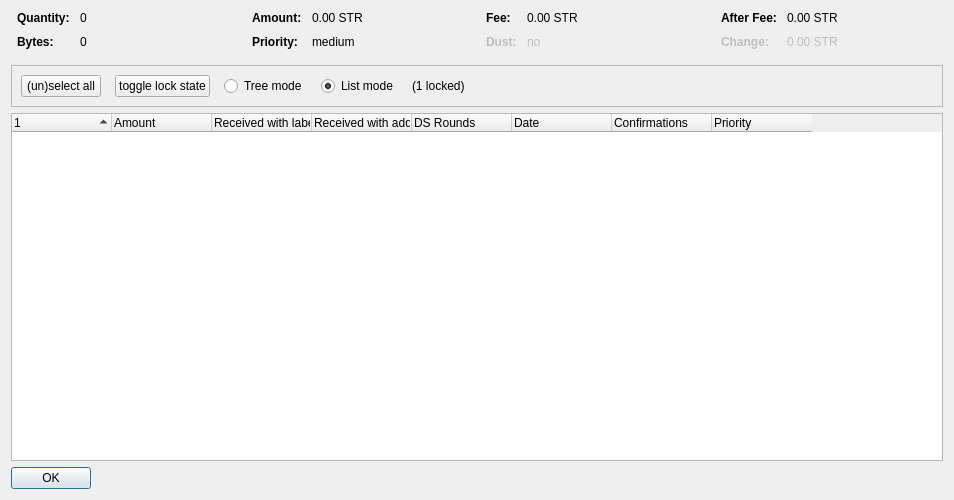
<?xml version="1.0" encoding="UTF-8"?>
<ui version="4.0">
 <class>CoinControlDialog</class>
 <widget class="QDialog" name="CoinControlDialog">
  <property name="geometry">
   <rect>
    <x>0</x>
    <y>0</y>
    <width>954</width>
    <height>500</height>
   </rect>
  </property>
  <property name="windowTitle">
   <string>Coin Selection</string>
  </property>
  <layout class="QVBoxLayout" name="verticalLayout">
   <item>
    <layout class="QHBoxLayout" name="horizontalLayoutTop" stretch="0,0,0,0">
     <property name="topMargin">
      <number>0</number>
     </property>
     <property name="bottomMargin">
      <number>10</number>
     </property>
     <item>
      <layout class="QFormLayout" name="formLayoutCoinControl1">
       <property name="horizontalSpacing">
        <number>10</number>
       </property>
       <property name="verticalSpacing">
        <number>10</number>
       </property>
       <property name="leftMargin">
        <number>6</number>
       </property>
       <property name="rightMargin">
        <number>6</number>
       </property>
       <item row="0" column="0">
        <widget class="QLabel" name="labelCoinControlQuantityText">
         <property name="font">
          <font>
           <weight>75</weight>
           <bold>true</bold>
          </font>
         </property>
         <property name="text">
          <string>Quantity:</string>
         </property>
        </widget>
       </item>
       <item row="0" column="1">
        <widget class="QLabel" name="labelCoinControlQuantity">
         <property name="cursor">
          <cursorShape>IBeamCursor</cursorShape>
         </property>
         <property name="contextMenuPolicy">
          <enum>Qt::ActionsContextMenu</enum>
         </property>
         <property name="text">
          <string notr="true">0</string>
         </property>
         <property name="textInteractionFlags">
          <set>Qt::LinksAccessibleByMouse|Qt::TextSelectableByKeyboard|Qt::TextSelectableByMouse</set>
         </property>
        </widget>
       </item>
       <item row="1" column="0">
        <widget class="QLabel" name="labelCoinControlBytesText">
         <property name="font">
          <font>
           <weight>75</weight>
           <bold>true</bold>
          </font>
         </property>
         <property name="text">
          <string>Bytes:</string>
         </property>
        </widget>
       </item>
       <item row="1" column="1">
        <widget class="QLabel" name="labelCoinControlBytes">
         <property name="cursor">
          <cursorShape>IBeamCursor</cursorShape>
         </property>
         <property name="contextMenuPolicy">
          <enum>Qt::ActionsContextMenu</enum>
         </property>
         <property name="text">
          <string notr="true">0</string>
         </property>
         <property name="textInteractionFlags">
          <set>Qt::LinksAccessibleByMouse|Qt::TextSelectableByKeyboard|Qt::TextSelectableByMouse</set>
         </property>
        </widget>
       </item>
      </layout>
     </item>
     <item>
      <layout class="QFormLayout" name="formLayoutCoinControl2">
       <property name="horizontalSpacing">
        <number>10</number>
       </property>
       <property name="verticalSpacing">
        <number>10</number>
       </property>
       <property name="leftMargin">
        <number>6</number>
       </property>
       <property name="rightMargin">
        <number>6</number>
       </property>
       <item row="0" column="0">
        <widget class="QLabel" name="labelCoinControlAmountText">
         <property name="font">
          <font>
           <weight>75</weight>
           <bold>true</bold>
          </font>
         </property>
         <property name="text">
          <string>Amount:</string>
         </property>
        </widget>
       </item>
       <item row="0" column="1">
        <widget class="QLabel" name="labelCoinControlAmount">
         <property name="cursor">
          <cursorShape>IBeamCursor</cursorShape>
         </property>
         <property name="contextMenuPolicy">
          <enum>Qt::ActionsContextMenu</enum>
         </property>
         <property name="text">
          <string notr="true">0.00 STR</string>
         </property>
         <property name="textInteractionFlags">
          <set>Qt::LinksAccessibleByMouse|Qt::TextSelectableByKeyboard|Qt::TextSelectableByMouse</set>
         </property>
        </widget>
       </item>
       <item row="1" column="0">
        <widget class="QLabel" name="labelCoinControlPriorityText">
         <property name="font">
          <font>
           <weight>75</weight>
           <bold>true</bold>
          </font>
         </property>
         <property name="text">
          <string>Priority:</string>
         </property>
        </widget>
       </item>
       <item row="1" column="1">
        <widget class="QLabel" name="labelCoinControlPriority">
         <property name="cursor">
          <cursorShape>IBeamCursor</cursorShape>
         </property>
         <property name="contextMenuPolicy">
          <enum>Qt::ActionsContextMenu</enum>
         </property>
         <property name="text">
          <string>medium</string>
         </property>
         <property name="textInteractionFlags">
          <set>Qt::LinksAccessibleByMouse|Qt::TextSelectableByKeyboard|Qt::TextSelectableByMouse</set>
         </property>
        </widget>
       </item>
      </layout>
     </item>
     <item>
      <layout class="QFormLayout" name="formLayoutCoinControl3">
       <property name="horizontalSpacing">
        <number>10</number>
       </property>
       <property name="verticalSpacing">
        <number>10</number>
       </property>
       <property name="leftMargin">
        <number>6</number>
       </property>
       <property name="rightMargin">
        <number>6</number>
       </property>
       <item row="0" column="0">
        <widget class="QLabel" name="labelCoinControlFeeText">
         <property name="font">
          <font>
           <weight>75</weight>
           <bold>true</bold>
          </font>
         </property>
         <property name="text">
          <string>Fee:</string>
         </property>
        </widget>
       </item>
       <item row="0" column="1">
        <widget class="QLabel" name="labelCoinControlFee">
         <property name="cursor">
          <cursorShape>IBeamCursor</cursorShape>
         </property>
         <property name="contextMenuPolicy">
          <enum>Qt::ActionsContextMenu</enum>
         </property>
         <property name="text">
          <string notr="true">0.00 STR</string>
         </property>
         <property name="textInteractionFlags">
          <set>Qt::LinksAccessibleByMouse|Qt::TextSelectableByKeyboard|Qt::TextSelectableByMouse</set>
         </property>
        </widget>
       </item>
       <item row="1" column="0">
        <widget class="QLabel" name="labelCoinControlLowOutputText">
         <property name="enabled">
          <bool>false</bool>
         </property>
         <property name="font">
          <font>
           <weight>75</weight>
           <bold>true</bold>
          </font>
         </property>
         <property name="text">
          <string>Dust:</string>
         </property>
        </widget>
       </item>
       <item row="1" column="1">
        <widget class="QLabel" name="labelCoinControlLowOutput">
         <property name="enabled">
          <bool>false</bool>
         </property>
         <property name="cursor">
          <cursorShape>IBeamCursor</cursorShape>
         </property>
         <property name="contextMenuPolicy">
          <enum>Qt::ActionsContextMenu</enum>
         </property>
         <property name="text">
          <string>no</string>
         </property>
         <property name="textInteractionFlags">
          <set>Qt::LinksAccessibleByMouse|Qt::TextSelectableByKeyboard|Qt::TextSelectableByMouse</set>
         </property>
        </widget>
       </item>
      </layout>
     </item>
     <item>
      <layout class="QFormLayout" name="formLayoutCoinControl4">
       <property name="horizontalSpacing">
        <number>10</number>
       </property>
       <property name="verticalSpacing">
        <number>10</number>
       </property>
       <property name="leftMargin">
        <number>6</number>
       </property>
       <property name="rightMargin">
        <number>6</number>
       </property>
       <item row="0" column="0">
        <widget class="QLabel" name="labelCoinControlAfterFeeText">
         <property name="font">
          <font>
           <weight>75</weight>
           <bold>true</bold>
          </font>
         </property>
         <property name="text">
          <string>After Fee:</string>
         </property>
        </widget>
       </item>
       <item row="0" column="1">
        <widget class="QLabel" name="labelCoinControlAfterFee">
         <property name="cursor">
          <cursorShape>IBeamCursor</cursorShape>
         </property>
         <property name="contextMenuPolicy">
          <enum>Qt::ActionsContextMenu</enum>
         </property>
         <property name="text">
          <string notr="true">0.00 STR</string>
         </property>
         <property name="textInteractionFlags">
          <set>Qt::LinksAccessibleByMouse|Qt::TextSelectableByKeyboard|Qt::TextSelectableByMouse</set>
         </property>
        </widget>
       </item>
       <item row="1" column="0">
        <widget class="QLabel" name="labelCoinControlChangeText">
         <property name="enabled">
          <bool>false</bool>
         </property>
         <property name="font">
          <font>
           <weight>75</weight>
           <bold>true</bold>
          </font>
         </property>
         <property name="text">
          <string>Change:</string>
         </property>
        </widget>
       </item>
       <item row="1" column="1">
        <widget class="QLabel" name="labelCoinControlChange">
         <property name="enabled">
          <bool>false</bool>
         </property>
         <property name="cursor">
          <cursorShape>IBeamCursor</cursorShape>
         </property>
         <property name="contextMenuPolicy">
          <enum>Qt::ActionsContextMenu</enum>
         </property>
         <property name="text">
          <string notr="true">0.00 STR</string>
         </property>
         <property name="textInteractionFlags">
          <set>Qt::LinksAccessibleByMouse|Qt::TextSelectableByKeyboard|Qt::TextSelectableByMouse</set>
         </property>
        </widget>
       </item>
      </layout>
     </item>
    </layout>
   </item>
   <item>
    <widget class="QFrame" name="frame">
     <property name="minimumSize">
      <size>
       <width>0</width>
       <height>40</height>
      </size>
     </property>
     <property name="frameShape">
      <enum>QFrame::StyledPanel</enum>
     </property>
     <property name="frameShadow">
      <enum>QFrame::Sunken</enum>
     </property>
     <layout class="QHBoxLayout" name="horizontalLayout">
      <item>
       <layout class="QHBoxLayout" name="horizontalLayoutPanel" stretch="0,0,0,0,0,0">
        <property name="spacing">
         <number>14</number>
        </property>
        <item>
         <widget class="QPushButton" name="pushButtonSelectAll">
          <property name="sizePolicy">
           <sizepolicy hsizetype="Maximum" vsizetype="Fixed">
            <horstretch>0</horstretch>
            <verstretch>0</verstretch>
           </sizepolicy>
          </property>
          <property name="text">
           <string>(un)select all</string>
          </property>
          <property name="autoDefault">
           <bool>false</bool>
          </property>
         </widget>
        </item>
        <item>
         <widget class="QPushButton" name="pushButtonToggleLock">
          <property name="sizePolicy">
           <sizepolicy hsizetype="Maximum" vsizetype="Fixed">
            <horstretch>0</horstretch>
            <verstretch>0</verstretch>
           </sizepolicy>
          </property>
          <property name="text">
           <string>toggle lock state</string>
          </property>
          <property name="autoDefault">
           <bool>false</bool>
          </property>
         </widget>
        </item>
        <item>
         <widget class="QRadioButton" name="radioTreeMode">
          <property name="sizePolicy">
           <sizepolicy hsizetype="Maximum" vsizetype="Fixed">
            <horstretch>0</horstretch>
            <verstretch>0</verstretch>
           </sizepolicy>
          </property>
          <property name="text">
           <string>Tree mode</string>
          </property>
         </widget>
        </item>
        <item>
         <widget class="QRadioButton" name="radioListMode">
          <property name="sizePolicy">
           <sizepolicy hsizetype="Maximum" vsizetype="Fixed">
            <horstretch>0</horstretch>
            <verstretch>0</verstretch>
           </sizepolicy>
          </property>
          <property name="text">
           <string>List mode</string>
          </property>
          <property name="checked">
           <bool>true</bool>
          </property>
         </widget>
        </item>
        <item>
         <widget class="QLabel" name="labelLocked">
          <property name="text">
           <string>(1 locked)</string>
          </property>
         </widget>
        </item>
        <item>
         <spacer name="horizontalSpacer">
          <property name="orientation">
           <enum>Qt::Horizontal</enum>
          </property>
          <property name="sizeHint" stdset="0">
           <size>
            <width>40</width>
            <height>20</height>
           </size>
          </property>
         </spacer>
        </item>
       </layout>
      </item>
     </layout>
    </widget>
   </item>
   <item>
    <widget class="CoinControlTreeWidget" name="treeWidget">
     <property name="contextMenuPolicy">
      <enum>Qt::CustomContextMenu</enum>
     </property>
     <property name="sortingEnabled">
      <bool>false</bool>
     </property>
     <property name="columnCount">
      <number>8</number>
     </property>
     <attribute name="headerShowSortIndicator" stdset="0">
      <bool>true</bool>
     </attribute>
     <attribute name="headerStretchLastSection">
      <bool>false</bool>
     </attribute>
     <column>
      <property name="text">
       <string/>
      </property>
     </column>
     <column>
      <property name="text">
       <string>Amount</string>
      </property>
     </column>
     <column>
      <property name="text">
       <string>Received with label</string>
      </property>
     </column>
     <column>
      <property name="text">
       <string>Received with address</string>
      </property>
     </column>
     <column>
      <property name="text">
       <string>DS Rounds</string>
      </property>
     </column>
     <column>
      <property name="text">
       <string>Date</string>
      </property>
     </column>
     <column>
      <property name="text">
       <string>Confirmations</string>
      </property>
      <property name="toolTip">
       <string>Confirmed</string>
      </property>
     </column>
     <column>
      <property name="text">
       <string>Priority</string>
      </property>
     </column>
    </widget>
   </item>
   <item>
    <widget class="QDialogButtonBox" name="buttonBox">
     <property name="sizePolicy">
      <sizepolicy hsizetype="Maximum" vsizetype="Fixed">
       <horstretch>0</horstretch>
       <verstretch>0</verstretch>
      </sizepolicy>
     </property>
     <property name="orientation">
      <enum>Qt::Horizontal</enum>
     </property>
     <property name="standardButtons">
      <set>QDialogButtonBox::Ok</set>
     </property>
    </widget>
   </item>
  </layout>
 </widget>
 <customwidgets>
  <customwidget>
   <class>CoinControlTreeWidget</class>
   <extends>QTreeWidget</extends>
   <header>coincontroltreewidget.h</header>
  </customwidget>
 </customwidgets>
 <resources/>
 <connections/>
</ui>
